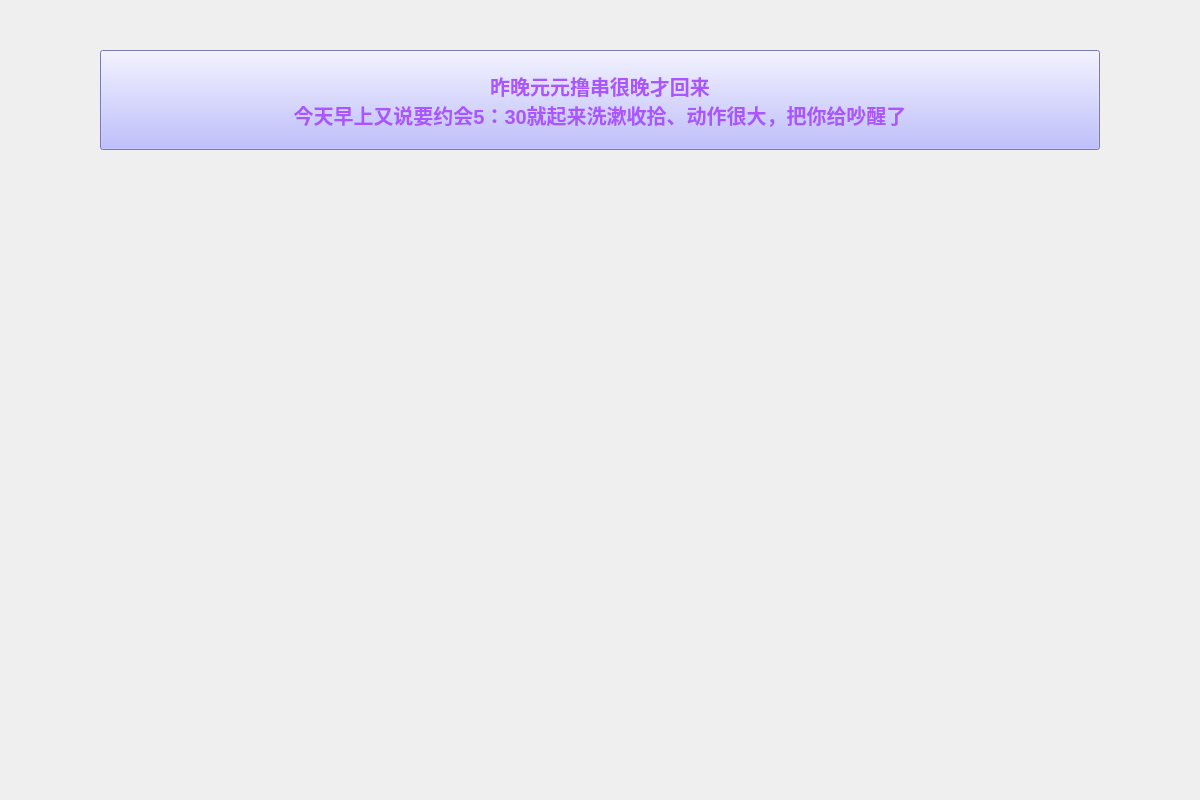
<?xml version="1.0" encoding="UTF-8"?>
<ui version="4.0">
 <class>PPT25</class>
 <widget class="QWidget" name="PPT25">
  <property name="geometry">
   <rect>
    <x>0</x>
    <y>0</y>
    <width>1200</width>
    <height>800</height>
   </rect>
  </property>
  <property name="windowTitle">
   <string>Form</string>
  </property>
  <widget class="QPushButton" name="jq3">
   <property name="geometry">
    <rect>
     <x>100</x>
     <y>50</y>
     <width>1000</width>
     <height>100</height>
    </rect>
   </property>
   <property name="font">
    <font>
     <pointsize>15</pointsize>
     <weight>75</weight>
     <bold>true</bold>
    </font>
   </property>
   <property name="styleSheet">
    <string notr="true">background-color: rgb(170, 170, 255);
color: rgb(170, 85, 255);</string>
   </property>
   <property name="text">
    <string>昨晚元元撸串很晚才回来
今天早上又说要约会5：30就起来洗漱收拾、动作很大，把你给吵醒了</string>
   </property>
  </widget>
 </widget>
 <resources/>
 <connections/>
</ui>
